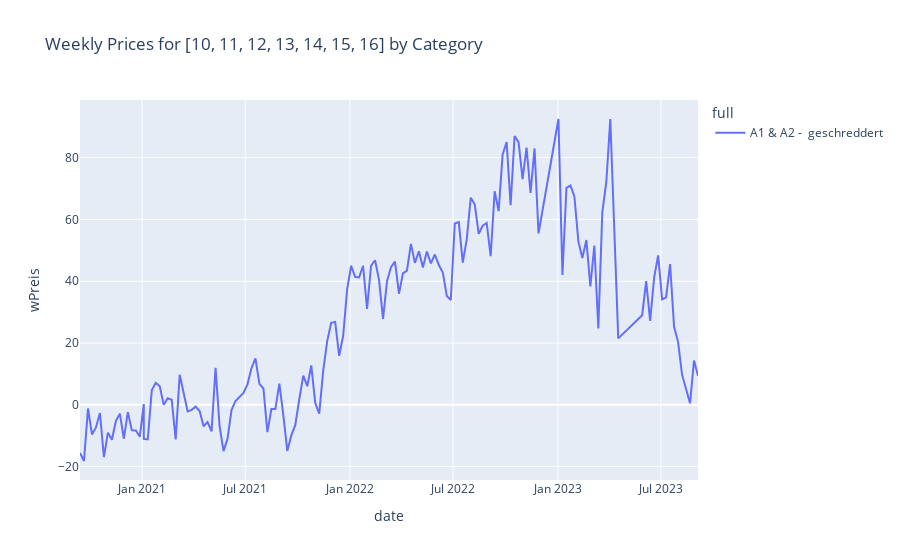

The cell this chart's notebook holds for it:
### Markdown cell above
### Cluster '10', '11', '12', '13', '14', '15', '16'

### Code cell
TS4 = df[(df['Plz'] == "['10', '11', '12', '13', '14', '15', '16']")]  
fig = px.line(TS4, x='date', y='wPreis', color='full', title='Weekly Prices for [10, 11, 12, 13, 14, 15, 16] by Category')
fig.show()

### Figure 1 — Plotly figure (JSON) as saved in the notebook; plotly's stock layout.template omitted (floating-point values rounded to 4 significant figures; data arrays with more than 128 entries replaced by an {"elided": "..."} marker saying what was removed)
{"data": [{"hovertemplate": "full=A1 & A2 -  geschreddert<br>date=%{x}<br>wPreis=%{y}<extra></extra>", "legendgroup": "A1 & A2 -  geschreddert", "line": {"color": "#636efa", "dash": "solid"}, "marker": {"symbol": "circle"}, "mode": "lines", "name": "A1 & A2 -  geschreddert", "orientation": "v", "showlegend": true, "type": "scatter", "x": {"elided": "144 str values"}, "xaxis": "x", "y": {"elided": "144 float values"}, "yaxis": "y"}], "layout": {"legend": {"title": {"text": "full"}, "tracegroupgap": 0}, "title": {"text": "Weekly Prices for [10, 11, 12, 13, 14, 15, 16] by Category"}, "xaxis": {"anchor": "y", "domain": [0, 1], "title": {"text": "date"}}, "yaxis": {"anchor": "x", "domain": [0, 1], "title": {"text": "wPreis"}}}}
